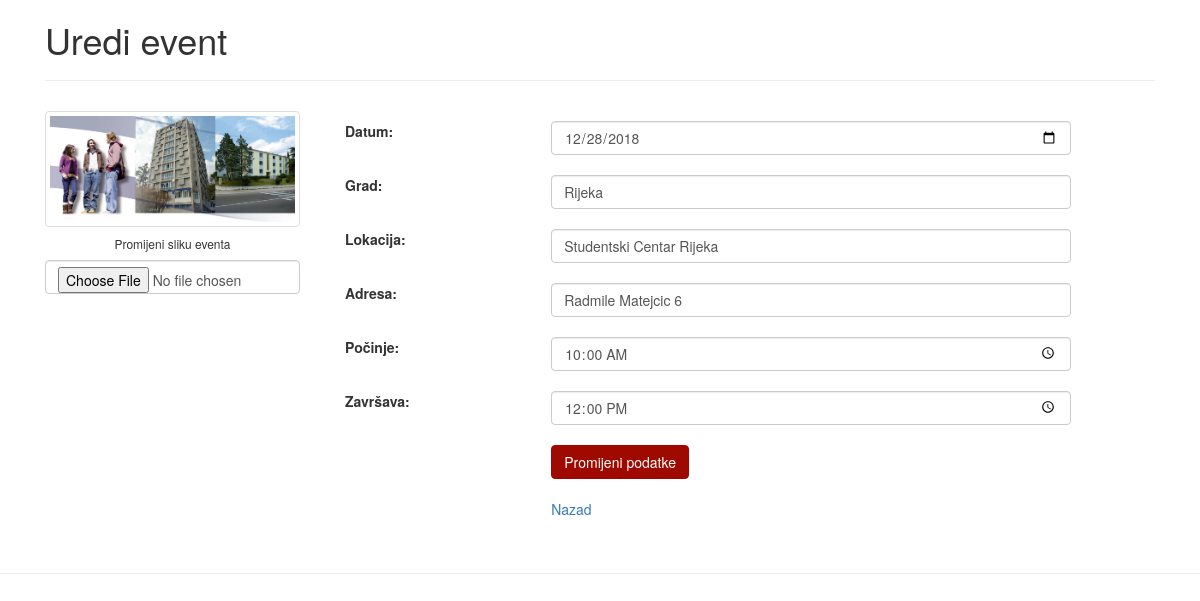
Screenshot of /edit_event.php?idEvent=1 (signed in) with the database file from the repository.
### tables this page shows
CREATE TABLE `lokacija` (
  `id_lokacije` int(11) UNSIGNED NOT NULL,
  `grad` varchar(45) NOT NULL,
  `naziv_lokacije` varchar(45) DEFAULT NULL,
  `adresa_lokacije` varchar(45) DEFAULT NULL,
  `postanski_broj` int(10) UNSIGNED DEFAULT NULL,
  `datum_dogadaja` date NOT NULL,
  `start` time NOT NULL,
  `kraj` time NOT NULL,
  `image` varchar(300) NOT NULL
);

### edit_event.php (the view, shortened to what this page needs)
<?php
require_once ("dbconnect.php");
mysqli_set_charset($conn,"utf8");
echo '
<head>
    <meta charset="utf-8">
    <meta name="viewport" content="width=device-width, initial-scale=1">
    <title>BloodBank</title>
    <link rel="stylesheet" href="https://maxcdn.bootstrapcdn.com/bootstrap/4.0.0/css/bootstrap.min.css">
    <script src="https://ajax.googleapis.com/ajax/libs/jquery/3.3.1/jquery.min.js"></script>
    <script src="https://cdnjs.cloudflare.com/ajax/libs/popper.js/1.12.9/umd/popper.min.js"></script>
    <script src="https://maxcdn.bootstrapcdn.com/bootstrap/4.0.0/js/bootstrap.min.js"></script>
    <script src="https://use.fontawesome.com/releases/v5.0.8/js/all.js"></script>
    <link href="style.css" rel="stylesheet">
    <link href="donorstyle.css" rel="stylesheet">
    <base target="_self">
    <meta name="google" value="notranslate">
    <link rel="shortcut icon" href="/images/cp_ico.png">
    <link rel="stylesheet" href="//maxcdn.bootstrapcdn.com/bootstrap/3.3.7/css/bootstrap.min.css" />
    <link href="//maxcdn.bootstrapcdn.com/font-awesome/4.3.0/css/font-awesome.min.css" rel="stylesheet" />
</head>';
    $id = $_GET['idEvent'];
    $sql = "SELECT * from lokacija where id_lokacije = '$id'";
    $run = mysqli_query($conn, $sql);
    $row = mysqli_fetch_array($run);
echo'
<div class="container">
    <form action=" "method="POST" enctype="multipart/form-data">
      <h1>Uredi event</h1>
      <hr>
        <div class="row">
            <div class="col-md-3">
             <div class="text-center">
                <img src="lokacije/'.$row['image'].'" class="avatar img-thumbnail" alt="avatar">
                <h6>Promijeni sliku eventa</h6>
                <input type="file" name = "image" class="form-control">
                <input type="hidden" name="image_text" value="'.$row['naziv_lokacije'].'">
              </div>
            </div>
            <div class="col-md-9 personal-info">
                <div class="form-group">
                  <label class="col-lg-3 control-label">Datum:</label>
                  <div class="col-lg-8">
                    <input type="date" class="form-control" name = "datum" value="'.$row['datum_dogadaja'].'" required="">
                  </div>
                </div>
                <div class="form-group">
                  <label class="col-lg-3 control-label">Grad:</label>
                  <div class="col-lg-8">
                    <input type="text" class="form-control"  name="grad" value="'.$row['grad'].'" required="">
                  </div>
                </div>
                <div class="form-group">
                  <label class="col-lg-3 control-label">Lokacija:</label>
                  <div class="col-lg-8">
                    <input class="form-control" type="text" name = "lokacija" value="'.$row['naziv_lokacije'].'" required="">
                  </div>
                </div>
                <div class="form-group">
                  <label class="col-lg-3 control-label">Adresa:</label>
                  <div class="col-lg-8">
                    <input class="form-control" type="text" name = "adresa" value="'.$row['adresa_lokacije'].'" required="">
                  </div>
                </div>
                <div class="form-group">
                  <label class="col-md-3 control-label">Počinje:</label>
                  <div class="col-md-8">
                    <input class="form-control" type="time" name = "startt" value="'.$row['start'].'" required="">
                  </div>
                </div>
                <div class="form-group">
                  <label class="col-md-3 control-label">Završava:</label>
                  <div class="col-md-8">
                    <input class="form-control" type="time" name = "kraj" value="'.$row['kraj'].'" required="">
                  </div>
                </div>
                <div class="form-group">
                  <label class="col-md-3 control-label"></label>
                  <div class="col-md-8">
                    <input type="submit" style="background: #9F0A00; border: 1px solid #A60202;" class="btn btn-primary" name="uredi_event" value="Promijeni podatke">
                    <bottom><br><br><a href="eventi.php?keyword=&trazi=Traži">Nazad</a></bottom>
                  </div>
                </div>
            </div>
        </div>
    </form>
</div>
<hr>
';
?>

### style.css (style rules this page uses)
.btn-primary { background-color: #DC0E0E; border: 1px solid #DC0E0E; }
[class*="col-"] { padding: 1rem; }

### donorstyle.css (style rules this page uses)
.event h4, h6 { float: center; }
label { cursor:pointer; }

### rows the page displays
lokacija: image (picture), datum "12/28/2018", grad "Rijeka", lokacija "Studentski Centar Rijeka", adresa "Radmile Matejcic 6", startt "10:00:00", kraj "12:00:00"
